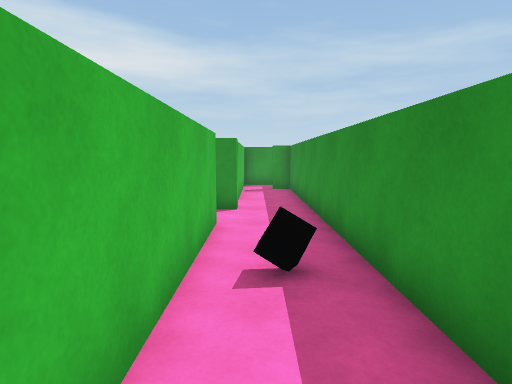
[1] (above)

24 first-person views from a walk through a scene from a Unity 3-D project. The camera is 1.4 m above the floor, tilts 6° down and sees 75° across. The floor is counted in squares, 1 m on a side. Each view is taken from the middle of a square. On the plan, view 1 faces up. The plan holds only what a view shows up to about 15 squares ahead; the rest is blank. The player is left out.

[2]
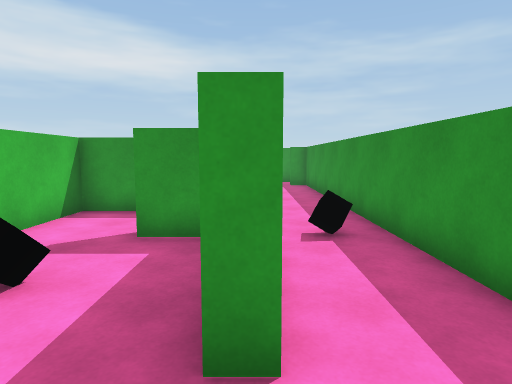

[3]
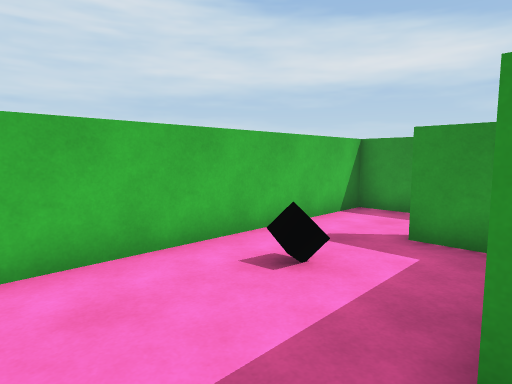

[4]
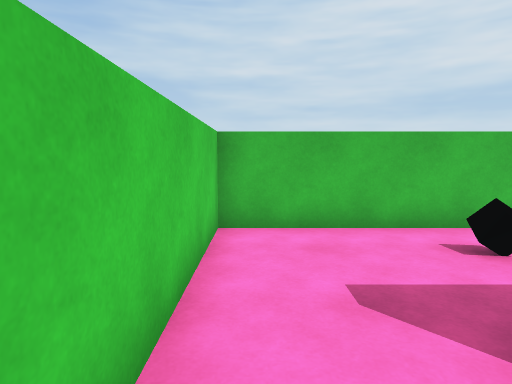

[5]
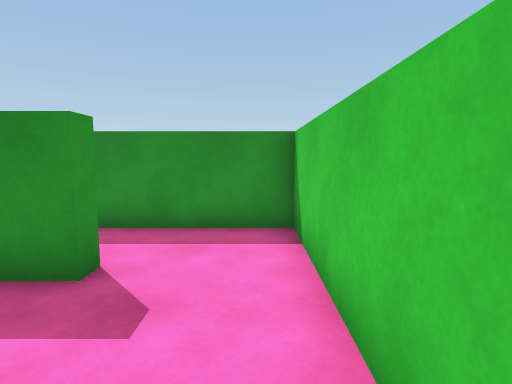

[6]
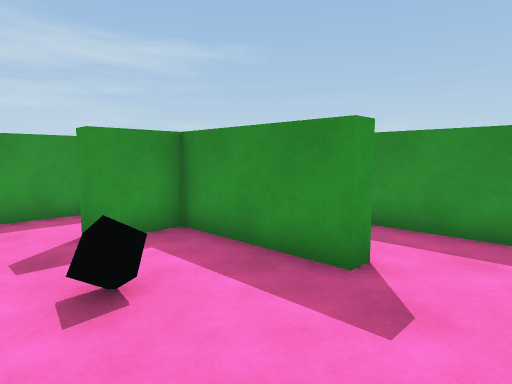

[7]
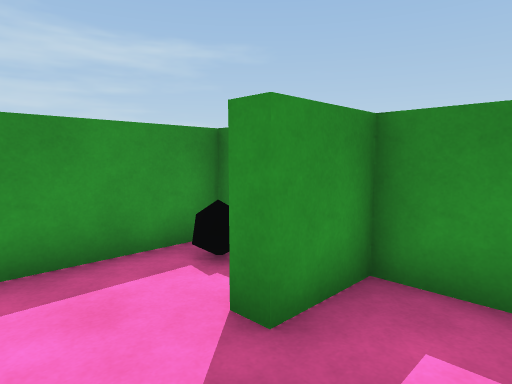

[8]
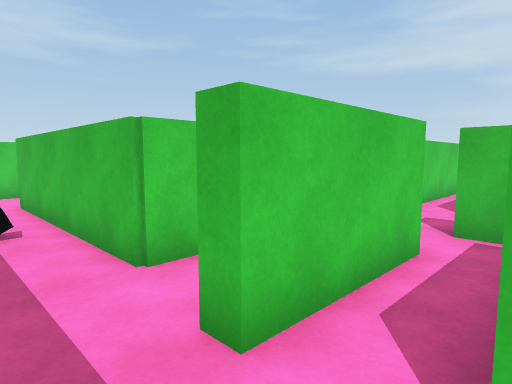

[9]
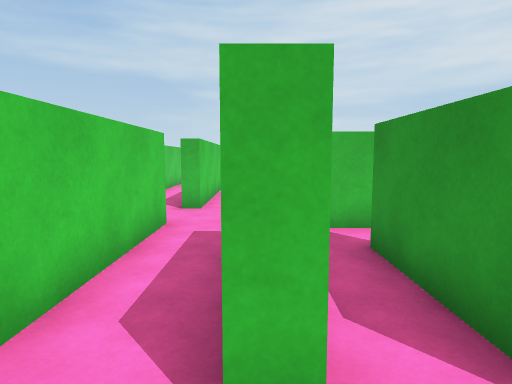

[10]
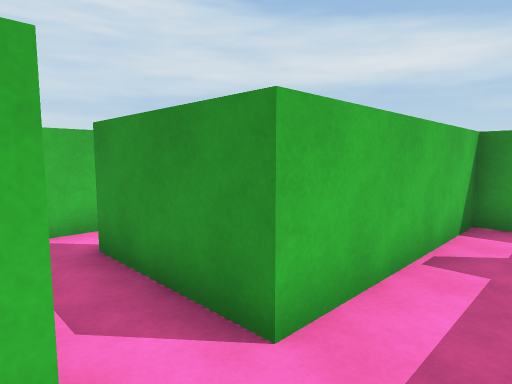

[11]
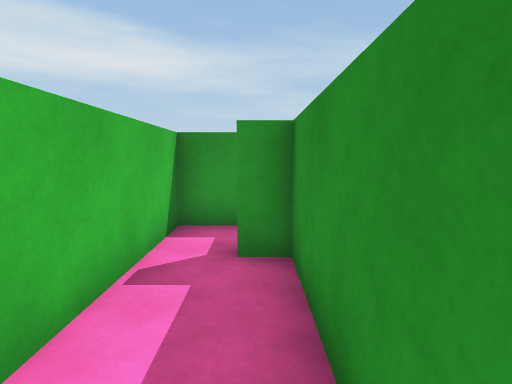

[12]
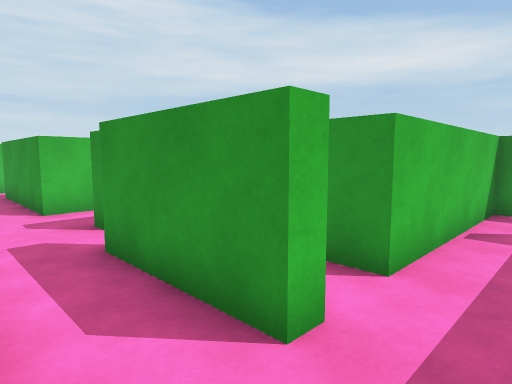

[13]
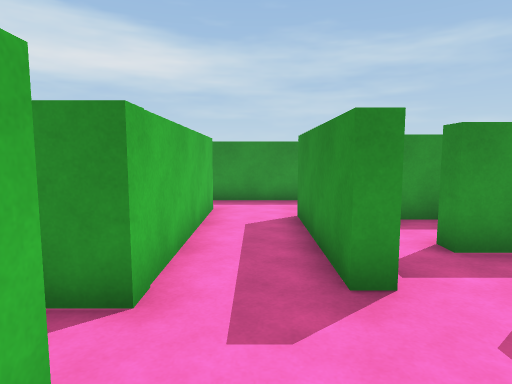

[14]
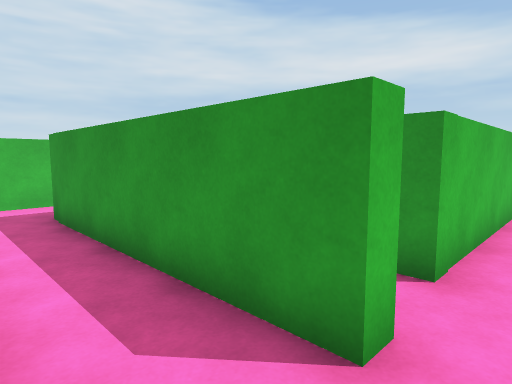

[15]
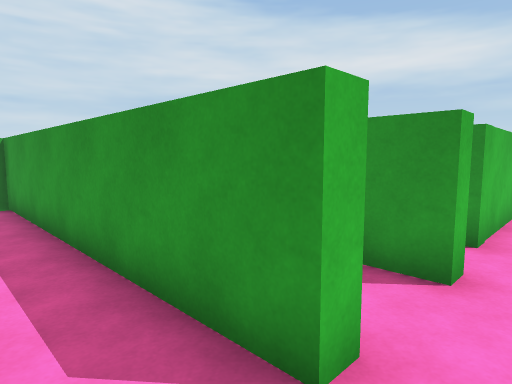

[16]
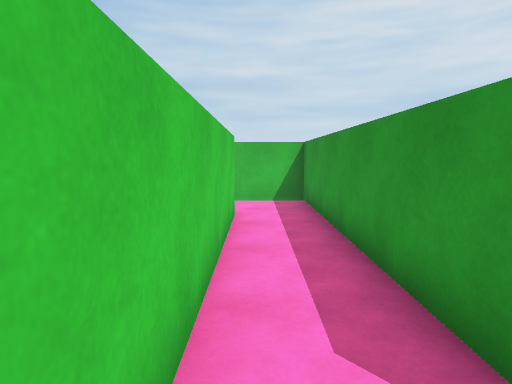

[17]
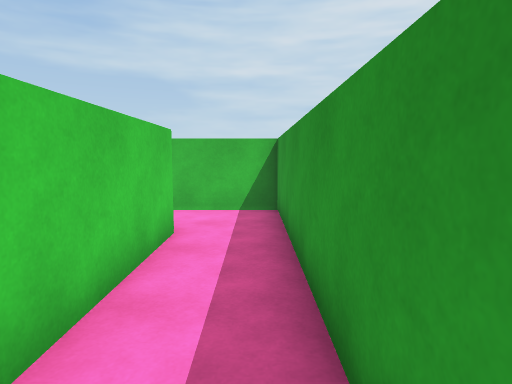

[18]
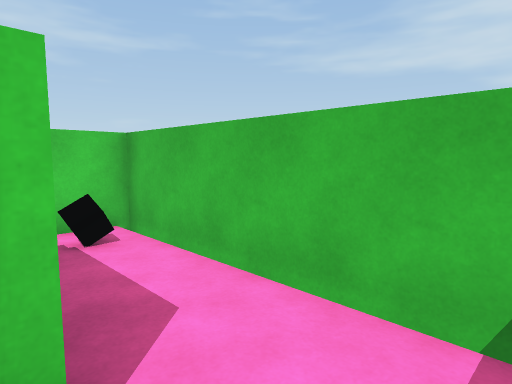

[19]
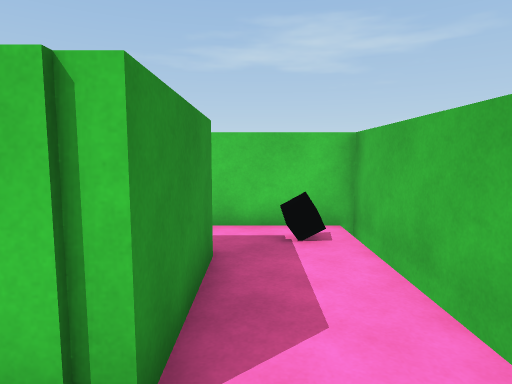

[20]
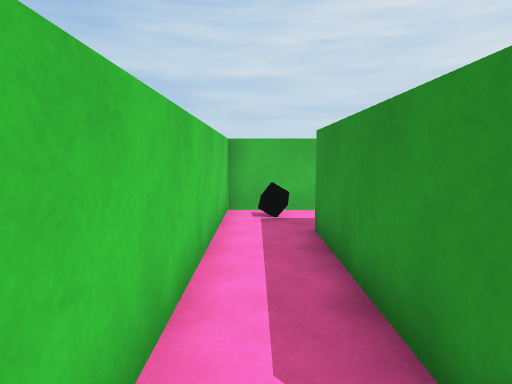

[21]
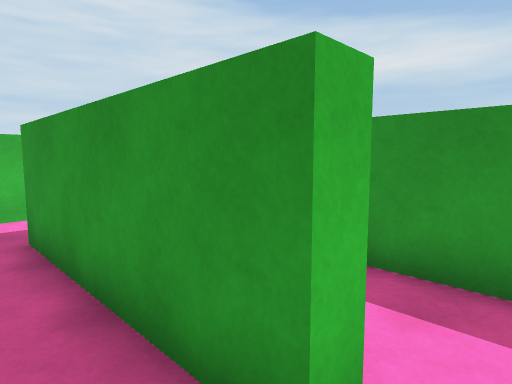

[22]
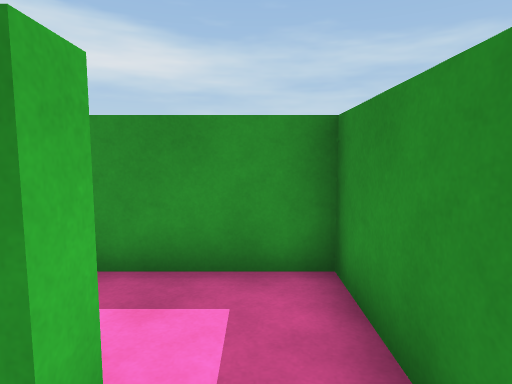

[23]
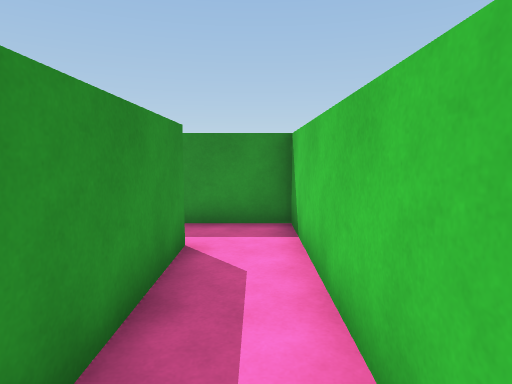

[24]
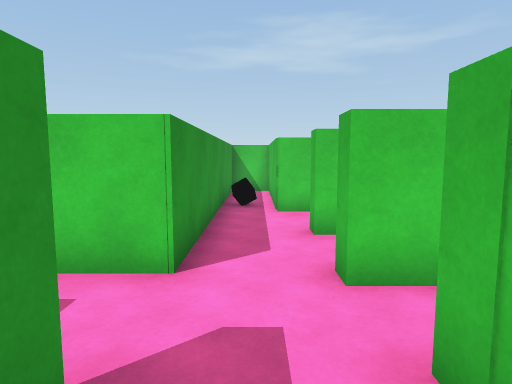

### Floor plan
Points are (right, up) in squares from view 1. A wall is a line through its corners. A room is listed if a view was taken in it or the views show most of it. See-through windows are left out.
Room 1 (views 1, 2, 3, 4, 5, 6, 7, 9, 10, 12)
walls: (-5.5, 4.4) (-5.5, -2.7) (1.5, -2.7) (1.5, 9.4); (-6, 7.1) (-0.8, 7.1) (-0.8, 0) (-1.3, 0) (-1.3, 3.7) (-3.1, 3.7) (-3.1, 4.2); (-0.5, 9.3) (-0.5, 8.8) (-4.1, 8.8); (-4.1, 10.8) (-4.1, 11.4); (-5.5, 11.4) (-5.5, 9.4) (-6, 9.4)
ways out: opening at (-5, 10) to room 2; opening at (0.5, 9) to room 2; opening at (-6, 8.5) to room 5; opening at (-4.5, 4) to room 6; opening at (-5, 11)
objects: black cube (-4, 1); black cube (0, 4)
Room 2 (views 8, 11)
walls: (1.5, 9.4) (1.5, 14.6) (0.6, 14.6); (0.6, 16.8) (-0.5, 16.8) (-0.5, 10.8) (-4.1, 10.8); (-4.1, 9.3) (-0.5, 9.3)
ways out: opening at (-5, 10) to room 1; opening at (0.5, 9) to room 1
Room 3 (view 13)
walls: (-14, 5.1) (-13.4, 5.1); (-18, 7.8) (-18, 6.4); (-8, 7.5) (-8, 7) (-15.5, 7); (-6, 5.4) (-6, 7.1)
ways out: opening at (-7.5, 5) to room 4; opening at (-7, 7) to room 5
Room 4 (views 14, 15, 16, 17, 18, 19, 20, 21, 22, 23)
walls: (-8.5, 5.1) (-8.1, 5.1) (-8.1, 4.6) (-18, 4.6) (-18, -2.7) (-8, -2.7) (-8, -1.5); (-9.8, -0.9) (-15.4, -0.9) (-15.4, 2.5) (-7.5, 2.5) (-7.5, -2.7) (-6, -2.7) (-6, 5.4)
ways out: opening at (-7.5, 5) to room 3; opening at (-9, -0.5) to room 7
objects: black cube (-17, -2); black cube (-7, 1)
Room 5 (view 24)
walls: (-6, 9.4) (-6, 14); (-8.1, 15) (-8.1, 8.8) (-13.1, 8.8); (-13.2, 7.5) (-8, 7.5)
ways out: opening at (-6, 8.5) to room 1; opening at (-7, 7) to room 3; opening at (-7, 14)
Room 6 (no view inside)
walls: (-1.2, 6.6) (-5.5, 6.6) (-5.5, 4.4)
ways out: opening at (-4.5, 4) to room 1
objects: other object (-2, 6)
Room 7 (no view inside)
walls: (-9.8, -0.2) (-9.8, -0.9); (-8, -1.5) (-8, 2) (-11, 2)
ways out: opening at (-9, -0.5) to room 4

Positions as (right, up) in squares from view 1, and headings:
1: (0, 0), facing up
2: (-1, -2), facing up
3: (-1, -2), facing up-left
4: (1, -2), facing left
5: (-5, -2), facing right
6: (-5, -2), facing up-right
7: (-5, 2), facing up-right
8: (1, 11), facing down-left
9: (1, 9), facing left
10: (1, 9), facing up-left
11: (1, 10), facing up
12: (1, 7), facing up-left
13: (-7, 6), facing up
14: (-7, 5), facing up-left
15: (-7, 3), facing up-left
16: (-7, 3), facing left
17: (-9, 4), facing left
18: (-15, 4), facing down-left
19: (-16, 4), facing down
20: (-9, -2), facing left
21: (-9, -2), facing up-left
22: (-9, -2), facing up
23: (-15, -2), facing right
24: (-7, 11), facing down
